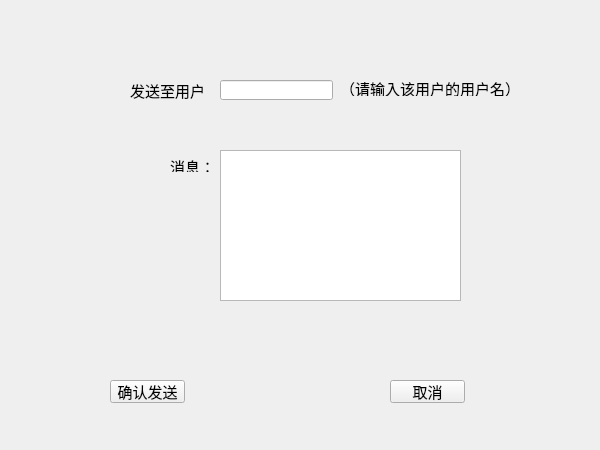
<?xml version="1.0" encoding="UTF-8"?>
<ui version="4.0">
 <class>sendmessagewindow</class>
 <widget class="QWidget" name="sendmessagewindow">
  <property name="geometry">
   <rect>
    <x>0</x>
    <y>0</y>
    <width>600</width>
    <height>450</height>
   </rect>
  </property>
  <property name="windowTitle">
   <string>Form</string>
  </property>
  <widget class="QLabel" name="label">
   <property name="geometry">
    <rect>
     <x>130</x>
     <y>80</y>
     <width>81</width>
     <height>21</height>
    </rect>
   </property>
   <property name="font">
    <font>
     <family>华文行楷</family>
     <pointsize>11</pointsize>
    </font>
   </property>
   <property name="text">
    <string>发送至用户：</string>
   </property>
  </widget>
  <widget class="QLineEdit" name="lineEdit">
   <property name="geometry">
    <rect>
     <x>220</x>
     <y>80</y>
     <width>113</width>
     <height>20</height>
    </rect>
   </property>
   <property name="font">
    <font>
     <family>华文行楷</family>
     <pointsize>11</pointsize>
    </font>
   </property>
  </widget>
  <widget class="QLabel" name="label_2">
   <property name="geometry">
    <rect>
     <x>170</x>
     <y>160</y>
     <width>54</width>
     <height>12</height>
    </rect>
   </property>
   <property name="font">
    <font>
     <family>华文行楷</family>
     <pointsize>11</pointsize>
    </font>
   </property>
   <property name="text">
    <string>消息：</string>
   </property>
  </widget>
  <widget class="QTextEdit" name="textEdit">
   <property name="geometry">
    <rect>
     <x>220</x>
     <y>150</y>
     <width>241</width>
     <height>151</height>
    </rect>
   </property>
   <property name="font">
    <font>
     <family>华文行楷</family>
     <pointsize>11</pointsize>
    </font>
   </property>
  </widget>
  <widget class="QPushButton" name="yestosend">
   <property name="geometry">
    <rect>
     <x>110</x>
     <y>380</y>
     <width>75</width>
     <height>23</height>
    </rect>
   </property>
   <property name="font">
    <font>
     <family>华文行楷</family>
     <pointsize>11</pointsize>
    </font>
   </property>
   <property name="text">
    <string>确认发送</string>
   </property>
  </widget>
  <widget class="QPushButton" name="exit">
   <property name="geometry">
    <rect>
     <x>390</x>
     <y>380</y>
     <width>75</width>
     <height>23</height>
    </rect>
   </property>
   <property name="font">
    <font>
     <family>华文行楷</family>
     <pointsize>11</pointsize>
    </font>
   </property>
   <property name="text">
    <string>取消</string>
   </property>
  </widget>
  <widget class="QLabel" name="label_3">
   <property name="geometry">
    <rect>
     <x>340</x>
     <y>80</y>
     <width>191</width>
     <height>16</height>
    </rect>
   </property>
   <property name="font">
    <font>
     <family>华文行楷</family>
     <pointsize>11</pointsize>
    </font>
   </property>
   <property name="text">
    <string>（请输入该用户的用户名）</string>
   </property>
  </widget>
 </widget>
 <resources/>
 <connections>
  <connection>
   <sender>exit</sender>
   <signal>clicked()</signal>
   <receiver>sendmessagewindow</receiver>
   <slot>close()</slot>
   <hints>
    <hint type="sourcelabel">
     <x>427</x>
     <y>391</y>
    </hint>
    <hint type="destinationlabel">
     <x>299</x>
     <y>224</y>
    </hint>
   </hints>
  </connection>
 </connections>
</ui>
